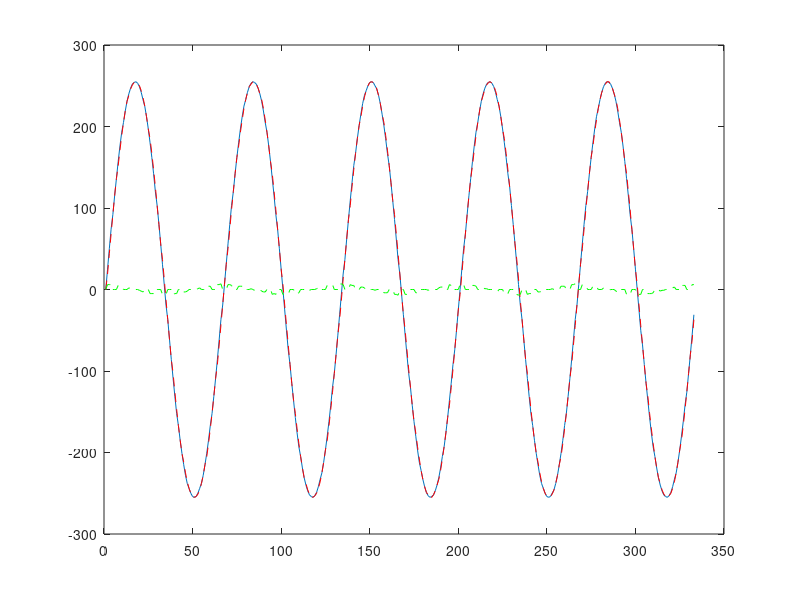

This figure's MATLAB source:
%NCO bit true model
clear all; close all;

fo = 150;
fs = 10e3;
fcw = fo/fs;
Q = 8;
%example NCO parameters
n = 333;%20000;                     %number of test samples
A = 2^Q - 1;                  %max amplitude, amplitude resolution 16 bit signed
M = 2^16;                      %NCO accumulator phase resolution
inc = floor(M*fcw);           %NCO accumulator phase increment 
k = 2^8;                      %lut phase resolution (lut size), may equal M

%single equation for NCO bit true model
y1 = round(A*sin(2*pi*round(k*mod((0:n-1)*inc/M,M))/k));      

%%%%%%%%%%%%%%%%%%%%%%%%% equivalent code %%%%%%%%%%%%%%%%%%%%%%%%%%%%%%%%
lsb = log2(M) - log2(k);                 %LSBs discarded when addressing
lut = round(A*sin(2*pi*(0:k-1)/k));      %lut, one cycle sine data

ptr = 0; 
addr = 0;
for i = 1:n 
    y2(i) = lut(addr+1);          %add 1 for matlab LUT
    ptr = mod(ptr + inc, M);      %phase accumulator(ramp)
    addr = floor(ptr/2^lsb);      %discard LSBs %%round
    addr(addr >= k) = addr - k;   %check address overflow
end

%compare
plot(y1);hold;
plot(y2,'r--')
plot(y1 - y2,'g--')